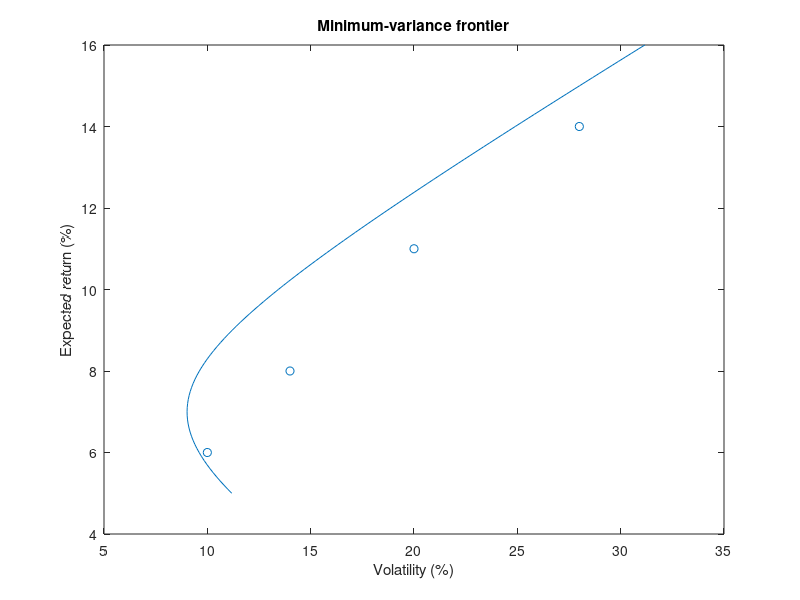

The MATLAB source for this figure:
% Minimum-variance frontier for four assets from the covariance matrix
mu = [0.06; 0.08; 0.11; 0.14];
vol = [0.10; 0.14; 0.20; 0.28];
C = [1.0 0.3 0.2 0.1; 0.3 1.0 0.4 0.2; 0.2 0.4 1.0 0.5; 0.1 0.2 0.5 1.0];
Sigma = (vol * vol') .* C;

one = ones(4, 1);
a = one' * (Sigma \ one);
b = one' * (Sigma \ mu);
c = mu' * (Sigma \ mu);
d = a*c - b^2;

target = 0.05:0.001:0.16;
sd = sqrt((a*target.^2 - 2*b*target + c) / d);
wmin = (Sigma \ one) / a;

plot(100*sd, 100*target);
hold on;
scatter(100*vol, 100*mu);
title('Minimum-variance frontier');
xlabel('Volatility (%)');
ylabel('Expected return (%)');

fprintf('Minimum-variance portfolio: return %.2f%%, volatility %.2f%%\n', 100*b/a, 100*sqrt(1/a));
fprintf('Its weights: %.3f %.3f %.3f %.3f\n', wmin);
